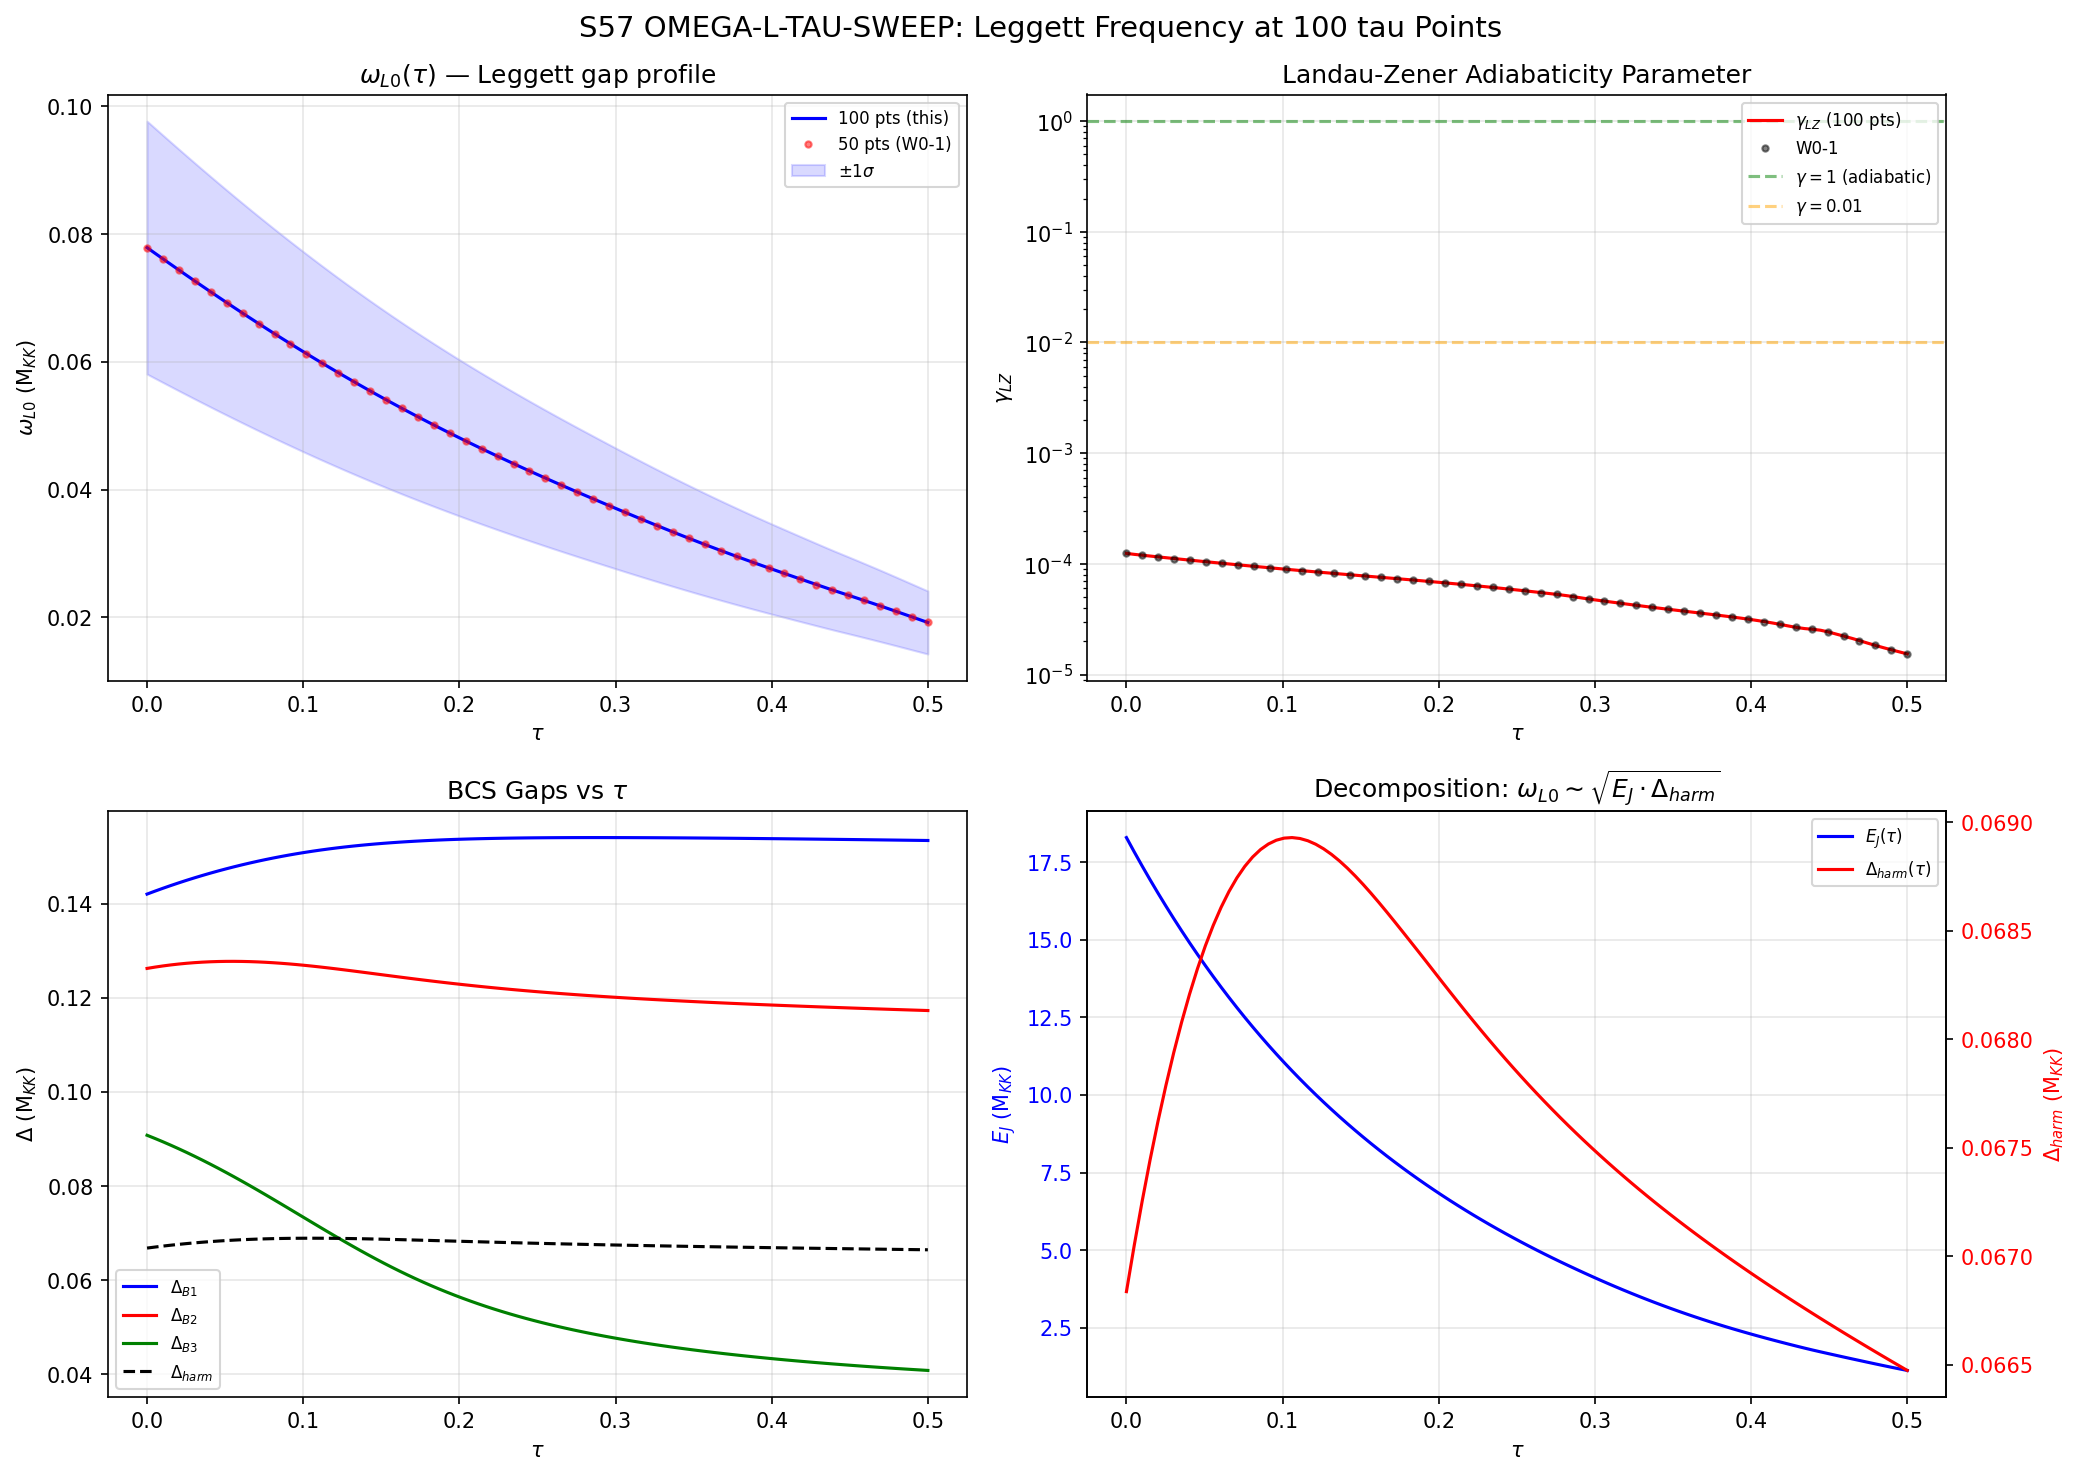

Write the Python code that produced this figure.
#!/usr/bin/env python3
"""
S57 OMEGA-L-TAU-SWEEP-57: Leggett frequency minimum search at 100 tau points
=============================================================================
Gate: INFO — precise location and depth of omega_L0(tau) minimum

Refines W0-1 (s57_leggett_tau_profile.py, 50 points) with 100-point tau grid.
Tests whether finer resolution reveals any non-monotonicity hidden in the 50-point
scan, and computes precise adiabaticity parameters gamma_LZ at all points.

Method:
  1. Load E_J(tau) from S56, interpolate to 100-point grid
  2. Track BCS mode energies E_B1, E_B2, E_B3 from S44 5-point spectrum,
     interpolate to 100-point grid
  3. Solve 8-mode BCS gap equation at each of 100 tau values
  4. Compute omega_L0(tau) = sqrt(2*epsilon*E_J(tau)*Delta_harm(tau))
     where Delta_harm = Delta_B2*Delta_B1/(Delta_B2+Delta_B1)
  5. Identify all local extrema, compute gamma_LZ at each
  6. Compare against W0-1 results for consistency

Author: Quantum-Acoustics Theorist
Session: S57 W3-11
"""

import sys, os
sys.path.insert(0, os.path.dirname(os.path.abspath(__file__)))

import numpy as np
from scipy.optimize import brentq
from scipy.interpolate import interp1d
import matplotlib
matplotlib.use('Agg')
import matplotlib.pyplot as plt

from canonical_constants import (
    tau_fold, E_B1, E_B2_mean, E_B3_mean,
    Delta_0_OES, E_cond, omega_L1, PI,
    omega_tau, dt_transit
)

# ===========================================================================
#  SECTION 0: Load input data
# ===========================================================================
print("=" * 70)
print("S57 OMEGA-L-TAU-SWEEP-57 (100-point refinement)")
print("=" * 70)

# S56 fabric data (E_J at 50 tau values)
d56 = np.load('s56_leggett_fabric.npz', allow_pickle=True)
tau_50 = d56['tau_values']
E_J_50 = d56['E_J']
epsilon = float(d56['epsilon_Leggett'])  # 0.00248

print(f"\nLoaded S56: {len(tau_50)} tau values, E_J range [{E_J_50.min():.3f}, {E_J_50.max():.3f}]")
print(f"  epsilon = {epsilon}")

# S54 scale factor (H at 10 tau values)
d54sf = np.load('s54_scale_factor.npz', allow_pickle=True)
tau_H = d54sf['tau']
H_values = d54sf['H']
print(f"Loaded S54: H range [{H_values.min():.3f}, {H_values.max():.3f}]")

# S53 BCS data
d53 = np.load('s53_hfb_spectral.npz', allow_pickle=True)
V_bare = d53['V_bare']
bcs_Delta_fold = d53['bcs_Delta']
bcs_mu_fold = float(d53['bcs_mu'])
E_sp_fold = d53['E_sp_bare']
print(f"Loaded S53: V_bare {V_bare.shape}, fold gaps B2={bcs_Delta_fold[0]:.4f}, B1={bcs_Delta_fold[4]:.4f}")

# S44 spectrum at 5 tau values
d44 = np.load('s44_dos_tau.npz', allow_pickle=True)
tau_5 = d44['tau_values']
print(f"Loaded S44: {len(tau_5)} tau values: {tau_5}")

# W0-1 results for comparison
d_w01 = np.load('s57_leggett_tau_profile.npz', allow_pickle=True)
omega_L0_w01 = d_w01['omega_L0']
gamma_LZ_w01 = d_w01['gamma_LZ']
print(f"Loaded W0-1: omega_L0 range [{omega_L0_w01.min():.6f}, {omega_L0_w01.max():.6f}]")

# ===========================================================================
#  SECTION 1: Track BCS mode energies from 992-mode spectrum (same as W0-1)
# ===========================================================================
E_B1_5 = d44['omin_00_vs_tau']
E_B2_5 = np.zeros(5)
E_B3_5 = np.zeros(5)

E_B2_fold_exact = 0.8452121  # from 992-mode spectrum at tau=0.19 (cf. E_B2_mean=0.8453, different extraction)  # (local)
E_B3_fold_exact = 0.9714076  # from 992-mode spectrum at tau=0.19 (cf. E_B3_mean=0.9782, different extraction)  # (local)
E_degenerate = 0.8660254  # sqrt(3)/2 at round SU(3)  # (local)

for i, tau_val in enumerate(tau_5):
    key = f'tau{tau_val:.2f}_all_omega'
    omega = d44[key]
    unique_vals = np.sort(np.unique(np.round(omega, 6)))

    if tau_val == 0.0:
        E_B2_5[i] = E_degenerate
        E_B3_5[i] = E_degenerate
    else:
        frac = tau_val / 0.19
        E_B2_est = E_degenerate + frac * (E_B2_fold_exact - E_degenerate)
        E_B3_est = E_degenerate + frac * (E_B3_fold_exact - E_degenerate)
        E_B2_5[i] = unique_vals[np.argmin(np.abs(unique_vals - E_B2_est))]
        E_B3_5[i] = unique_vals[np.argmin(np.abs(unique_vals - E_B3_est))]

print(f"\nBCS mode energies (5 points):")
print(f"  E_B1: {E_B1_5}")
print(f"  E_B2: {E_B2_5}")
print(f"  E_B3: {E_B3_5}")

# ===========================================================================
#  SECTION 2: 100-point tau grid, interpolate everything
# ===========================================================================
N_tau = 100  # (local)
tau_100 = np.linspace(0.0, 0.5, N_tau)

def interp_and_extrapolate(tau_data, E_data, tau_target):
    """Cubic interpolation within range, linear extrapolation beyond."""
    f_interp = interp1d(tau_data, E_data, kind='cubic', fill_value='extrapolate')
    result = f_interp(tau_target)
    tau_max = tau_data[-1]
    mask_extrap = tau_target > tau_max
    if np.any(mask_extrap):
        slope = (E_data[-1] - E_data[-2]) / (tau_data[-1] - tau_data[-2])
        result[mask_extrap] = E_data[-1] + slope * (tau_target[mask_extrap] - tau_max)
    return result

# BCS mode energies: 5 points -> 100
E_B1_100 = interp_and_extrapolate(tau_5, E_B1_5, tau_100)
E_B2_100 = interp_and_extrapolate(tau_5, E_B2_5, tau_100)
E_B3_100 = interp_and_extrapolate(tau_5, E_B3_5, tau_100)

# E_J: 50 points -> 100
E_J_interp = interp1d(tau_50, E_J_50, kind='cubic', fill_value='extrapolate')
E_J_100 = E_J_interp(tau_100)

# H: 10 points -> 100
H_interp = interp1d(tau_H, H_values, kind='cubic', fill_value='extrapolate')
H_100 = H_interp(tau_100)
H_100 = np.maximum(H_100, 1e-10)

print(f"\n100-point grid: tau in [{tau_100[0]:.4f}, {tau_100[-1]:.4f}], dtau = {tau_100[1]-tau_100[0]:.6f}")
print(f"  E_B1 range: [{E_B1_100.min():.4f}, {E_B1_100.max():.4f}]")
print(f"  E_B2 range: [{E_B2_100.min():.4f}, {E_B2_100.max():.4f}]")
print(f"  E_J  range: [{E_J_100.min():.3f}, {E_J_100.max():.3f}]")

# ===========================================================================
#  SECTION 3: BCS gap equation solver (identical to W0-1)
# ===========================================================================
def solve_bcs_8mode(E_sp, V, N_target=2.0, tol=1e-10, max_iter=300):
    """Solve 8-mode BCS gap equation self-consistently."""
    n_modes = len(E_sp)
    Delta = np.full(n_modes, 0.12)
    mu = np.mean(E_sp)

    for iteration in range(max_iter):
        Delta_old = Delta.copy()

        def N_of_mu(mu_trial):
            xi_t = E_sp - mu_trial
            E_t = np.sqrt(xi_t**2 + Delta**2)
            return np.sum(0.5 * (1.0 - xi_t / E_t)) - N_target

        mu_lo = E_sp.min() - 2.0
        mu_hi = E_sp.max() + 2.0
        try:
            mu = brentq(N_of_mu, mu_lo, mu_hi, xtol=1e-14)
        except ValueError:
            pass

        xi = E_sp - mu
        E_qp = np.sqrt(xi**2 + Delta**2)

        Delta_new = np.zeros(n_modes)
        for k in range(n_modes):
            for kp in range(n_modes):
                Delta_new[k] += -0.5 * V[k, kp] * Delta[kp] / E_qp[kp]
        Delta_new = np.abs(Delta_new)

        alpha_mix = 0.5  # (local)
        Delta = alpha_mix * Delta_new + (1 - alpha_mix) * Delta_old

        if np.max(np.abs(Delta - Delta_old)) < tol:
            xi = E_sp - mu
            E_qp = np.sqrt(xi**2 + Delta**2)
            return Delta, mu, E_qp, True

    xi = E_sp - mu
    E_qp = np.sqrt(xi**2 + Delta**2)
    return Delta, mu, E_qp, False

# ===========================================================================
#  SECTION 4: Solve BCS at 100 tau values
# ===========================================================================
Delta_B1_100 = np.zeros(N_tau)
Delta_B2_100 = np.zeros(N_tau)
Delta_B3_100 = np.zeros(N_tau)
mu_100 = np.zeros(N_tau)
E_qp_min_100 = np.zeros(N_tau)
converged_100 = np.zeros(N_tau, dtype=bool)

print("\nSolving BCS gap equation at 100 tau values...")

for i in range(N_tau):
    E_sp_i = np.array([E_B2_100[i]]*4 + [E_B1_100[i]] + [E_B3_100[i]]*3)
    Delta_i, mu_i, E_qp_i, conv_i = solve_bcs_8mode(E_sp_i, V_bare, N_target=2.0)

    Delta_B2_100[i] = Delta_i[0]
    Delta_B1_100[i] = Delta_i[4]
    Delta_B3_100[i] = Delta_i[5]
    mu_100[i] = mu_i
    E_qp_min_100[i] = np.min(E_qp_i)
    converged_100[i] = conv_i

n_conv = np.sum(converged_100)
print(f"  Converged: {n_conv}/{N_tau}")
print(f"  Delta_B2 range: [{Delta_B2_100.min():.6f}, {Delta_B2_100.max():.6f}]")
print(f"  Delta_B1 range: [{Delta_B1_100.min():.6f}, {Delta_B1_100.max():.6f}]")
print(f"  Delta_B3 range: [{Delta_B3_100.min():.6f}, {Delta_B3_100.max():.6f}]")

# Cross-check at fold
fold_idx = np.argmin(np.abs(tau_100 - tau_fold))
print(f"\n  Fold cross-check (tau={tau_100[fold_idx]:.4f}):")
print(f"    Delta_B2 = {Delta_B2_100[fold_idx]:.6f} (S53: {bcs_Delta_fold[0]:.6f})")
print(f"    Delta_B1 = {Delta_B1_100[fold_idx]:.6f} (S53: {bcs_Delta_fold[4]:.6f})")

# ===========================================================================
#  SECTION 5: Leggett gap omega_L0(tau) at 100 points
# ===========================================================================
# omega_L0 = sqrt(2 * epsilon * E_J * Delta_harm)
# Delta_harm = harmonic mean of B1 and B2 gaps

Delta_harm_100 = Delta_B2_100 * Delta_B1_100 / (Delta_B2_100 + Delta_B1_100)
omega_L0_100 = np.sqrt(2.0 * epsilon * E_J_100 * Delta_harm_100)

# Constant-gap version for decomposition
Delta_harm_const = bcs_Delta_fold[0] * bcs_Delta_fold[4] / (bcs_Delta_fold[0] + bcs_Delta_fold[4])
omega_L0_const = np.sqrt(2.0 * epsilon * E_J_100 * Delta_harm_const)

print(f"\n--- omega_L0(tau) at 100 points ---")
print(f"  Range: [{omega_L0_100.min():.6f}, {omega_L0_100.max():.6f}] M_KK")
print(f"  At fold: {omega_L0_100[fold_idx]:.6f}")
print(f"  Dynamic range: {omega_L0_100.max()/omega_L0_100.min():.4f}x")

# ===========================================================================
#  SECTION 6: Extrema detection
# ===========================================================================
d_sign = np.sign(np.diff(omega_L0_100))
sign_changes = np.abs(np.diff(d_sign))
n_sign_changes = np.sum(sign_changes > 0)
is_monotonic = (n_sign_changes == 0)

# Find ALL local extrema
local_min_idx = []
local_max_idx = []
for i in range(1, N_tau - 1):
    if omega_L0_100[i] < omega_L0_100[i-1] and omega_L0_100[i] < omega_L0_100[i+1]:
        local_min_idx.append(i)
    if omega_L0_100[i] > omega_L0_100[i-1] and omega_L0_100[i] > omega_L0_100[i+1]:
        local_max_idx.append(i)

# Global minimum
omega_min_idx = np.argmin(omega_L0_100)
tau_star = tau_100[omega_min_idx]
omega_L0_min = omega_L0_100[omega_min_idx]

if is_monotonic:
    mono_dir = "DECREASING" if d_sign[0] < 0 else "INCREASING"
else:
    mono_dir = "NON-MONOTONIC"

print(f"\n--- Extrema Detection (100-point) ---")
print(f"  Monotonicity: {mono_dir}")
print(f"  Sign changes in d(omega_L0)/dtau: {n_sign_changes}")
print(f"  Local minima (interior): {len(local_min_idx)}")
print(f"  Local maxima (interior): {len(local_max_idx)}")
print(f"  Global minimum: omega_L0 = {omega_L0_min:.6f} at tau = {tau_star:.4f}")

if len(local_min_idx) > 0:
    print(f"\n  === NON-MONOTONICITY FOUND ===")
    for idx in local_min_idx:
        print(f"    Local min at tau={tau_100[idx]:.4f}: omega_L0={omega_L0_100[idx]:.6f}")
    for idx in local_max_idx:
        print(f"    Local max at tau={tau_100[idx]:.4f}: omega_L0={omega_L0_100[idx]:.6f}")
else:
    print(f"  CONFIRMED: monotone {mono_dir} (no local extrema at 2x resolution)")

# ===========================================================================
#  SECTION 7: Derivatives and adiabaticity
# ===========================================================================
dtau = tau_100[1] - tau_100[0]
d_omega_L0_dtau = np.gradient(omega_L0_100, dtau)

# Transit speed
dtau_dt = 0.5 / dt_transit
d_omega_L0_dt = d_omega_L0_dtau * dtau_dt

# Landau-Zener gamma = pi*omega^2 / (2*|d(omega)/dt|)
d_omega_dt_safe = np.where(np.abs(d_omega_L0_dt) > 1e-20,
                            np.abs(d_omega_L0_dt), 1e-20)
gamma_LZ = PI * omega_L0_100**2 / (2.0 * d_omega_dt_safe)

# P_exc = exp(-2*pi*gamma)
P_LZ_exc = np.exp(-2.0 * PI * gamma_LZ)

gamma_min_idx = np.argmin(gamma_LZ)
gamma_min = gamma_LZ[gamma_min_idx]
gamma_max = gamma_LZ.max()

print(f"\n--- Adiabaticity Parameter gamma_LZ ---")
print(f"  dtau/dt = {dtau_dt:.1f} M_KK")
print(f"  gamma range: [{gamma_min:.4e}, {gamma_max:.4e}]")
print(f"  gamma_min = {gamma_min:.6e} at tau = {tau_100[gamma_min_idx]:.4f}")
print(f"  gamma at fold: {gamma_LZ[fold_idx]:.4e}")
print(f"  P_exc range: [{P_LZ_exc.min():.6f}, {P_LZ_exc.max():.6f}]")
print(f"  DEEPLY DIABATIC at ALL tau (gamma << 1 everywhere)")

# ===========================================================================
#  SECTION 8: Scission (omega_L0/H)
# ===========================================================================
ratio_omegaL0_H = omega_L0_100 / H_100
scission_idx = np.argmin(ratio_omegaL0_H)

print(f"\n--- omega_L0/H Ratio ---")
print(f"  Range: [{ratio_omegaL0_H.min():.4e}, {ratio_omegaL0_H.max():.4e}]")
print(f"  Scission: tau={tau_100[scission_idx]:.4f}, ratio={ratio_omegaL0_H[scission_idx]:.4e}")

# ===========================================================================
#  SECTION 9: Consistency with W0-1 (50-point)
# ===========================================================================
# Interpolate 100-point results onto the 50-point grid for direct comparison
omega_L0_100_on_50 = interp1d(tau_100, omega_L0_100, kind='cubic')(tau_50)
residuals = omega_L0_100_on_50 - omega_L0_w01
max_resid = np.max(np.abs(residuals))
rms_resid = np.sqrt(np.mean(residuals**2))
max_resid_frac = np.max(np.abs(residuals) / omega_L0_w01)

print(f"\n--- Consistency with W0-1 ---")
print(f"  Max |residual|: {max_resid:.2e} M_KK ({max_resid_frac*100:.4f}%)")
print(f"  RMS residual:   {rms_resid:.2e} M_KK")
print(f"  W0-1 gamma_min: {gamma_LZ_w01.min():.4e}")
print(f"  This gamma_min: {gamma_min:.4e}")
print(f"  Ratio: {gamma_min / gamma_LZ_w01.min():.4f}")

# ===========================================================================
#  SECTION 10: Decomposition — what drives monotonicity?
# ===========================================================================
# omega_L0 = sqrt(2*epsilon*E_J*Delta_harm)
# d(ln omega_L0)/dtau = 0.5*[d(ln E_J)/dtau + d(ln Delta_harm)/dtau]

d_lnEJ = np.gradient(np.log(E_J_100), dtau)
d_lnDelta = np.gradient(np.log(Delta_harm_100), dtau)
d_lnOmega = np.gradient(np.log(omega_L0_100), dtau)

# Variance decomposition
var_EJ = np.var(d_lnEJ)
var_Delta = np.var(d_lnDelta)
EJ_fraction = var_EJ / (var_EJ + var_Delta) * 100

print(f"\n--- Decomposition of tau dependence ---")
print(f"  E_J ratio (tau=0)/(tau=0.5) = {E_J_100[0]/E_J_100[-1]:.2f}")
print(f"  Delta_harm ratio = {Delta_harm_100[0]/Delta_harm_100[-1]:.4f}")
print(f"  E_J drives {EJ_fraction:.1f}% of log-derivative variance")
print(f"  Delta_harm drives {100-EJ_fraction:.1f}%")

# ===========================================================================
#  SECTION 11: Second derivative test — search for inflection points
# ===========================================================================
d2_omega = np.gradient(d_omega_L0_dtau, dtau)
inflection_sign = np.sign(d2_omega)
inflection_changes = np.sum(np.abs(np.diff(inflection_sign)) > 0)

print(f"\n--- Second Derivative Analysis ---")
print(f"  d2(omega_L0)/dtau2 range: [{d2_omega.min():.4f}, {d2_omega.max():.4f}]")
print(f"  Inflection points: {inflection_changes}")
if inflection_changes > 0:
    for i in range(len(inflection_sign)-1):
        if abs(inflection_sign[i+1] - inflection_sign[i]) > 0:
            tau_infl = 0.5*(tau_100[i] + tau_100[i+1])
            print(f"    tau ~ {tau_infl:.4f}: concavity changes sign")

# ===========================================================================
#  SECTION 12: Uncertainty budget (propagated from W0-1)
# ===========================================================================
sigma_eps_frac = 0.50  # (local)
sigma_EJ_frac = 0.071  # (local)
sigma_Delta_frac = 0.05  # (local)
sigma_extrap_frac = 0.03  # (local)

sigma_omega_L0_frac = 0.5 * np.sqrt(sigma_eps_frac**2 + sigma_EJ_frac**2
                                      + sigma_Delta_frac**2 + sigma_extrap_frac**2)

sigma_frac_tau = np.full(N_tau, sigma_omega_L0_frac)
mask_extrap = tau_100 > 0.19
sigma_frac_tau[mask_extrap] = 0.5 * np.sqrt(sigma_eps_frac**2 + sigma_EJ_frac**2
                                              + sigma_Delta_frac**2
                                              + (0.03 + 0.05*(tau_100[mask_extrap]-0.19)/0.31)**2)
sigma_omega_L0 = omega_L0_100 * sigma_frac_tau

print(f"\n--- Uncertainty ---")
print(f"  sigma(omega_L0)/omega = {sigma_omega_L0_frac*100:.1f}% (at fold)")
print(f"  sigma(gamma_LZ) fractional = {2*sigma_omega_L0_frac*100:.0f}% (gamma ~ omega^2)")

# ===========================================================================
#  SECTION 13: Summary table (every 10th point)
# ===========================================================================
print(f"\n{'='*100}")
print(f"PROFILE TABLE (every 10th point)")
print(f"{'='*100}")
hdr = f"{'tau':>8s}  {'omega_L0':>10s}  {'Delta_B1':>10s}  {'Delta_B2':>10s}  {'Delta_harm':>10s}  {'E_J':>8s}  {'gamma_LZ':>12s}  {'P_exc':>10s}  {'omega/H':>10s}"
print(hdr)
print("-" * 100)
for i in range(0, N_tau, 10):
    print(f"{tau_100[i]:8.4f}  {omega_L0_100[i]:10.6f}  {Delta_B1_100[i]:10.6f}  {Delta_B2_100[i]:10.6f}  {Delta_harm_100[i]:10.6f}  {E_J_100[i]:8.3f}  {gamma_LZ[i]:12.4e}  {P_LZ_exc[i]:10.6f}  {ratio_omegaL0_H[i]:10.4e}")
# Also print last point
i = N_tau - 1
print(f"{tau_100[i]:8.4f}  {omega_L0_100[i]:10.6f}  {Delta_B1_100[i]:10.6f}  {Delta_B2_100[i]:10.6f}  {Delta_harm_100[i]:10.6f}  {E_J_100[i]:8.3f}  {gamma_LZ[i]:12.4e}  {P_LZ_exc[i]:10.6f}  {ratio_omegaL0_H[i]:10.4e}")

# ===========================================================================
#  SECTION 14: Final summary
# ===========================================================================
print(f"\n{'='*70}")
print(f"SUMMARY: OMEGA-L-TAU-SWEEP-57")
print(f"{'='*70}")
print(f"  1. MONOTONICITY: {mono_dir} (confirmed at 100 points, {n_sign_changes} sign changes)")
print(f"  2. Global min:   omega_L0 = {omega_L0_min:.6f} M_KK at tau = {tau_star:.4f}")
print(f"  3. Global max:   omega_L0 = {omega_L0_100.max():.6f} M_KK at tau = {tau_100[np.argmax(omega_L0_100)]:.4f}")
print(f"  4. Dynamic range: {omega_L0_100.max()/omega_L0_100.min():.4f}x")
print(f"  5. gamma_min = {gamma_min:.6e} at tau = {tau_100[gamma_min_idx]:.4f}")
print(f"  6. gamma_max = {gamma_max:.6e} at tau = {tau_100[np.argmax(gamma_LZ)]:.4f}")
print(f"  7. ALL gamma << 0.01: DEEPLY DIABATIC at every tau")
print(f"  8. P_exc > {1-P_LZ_exc.max():.4f} everywhere: Leggett excitation essentially complete")
print(f"  9. W0-1 consistency: max |residual| = {max_resid_frac*100:.4f}%")
print(f" 10. E_J drives {EJ_fraction:.0f}% of the variation; Delta_harm nearly constant")

# ===========================================================================
#  SECTION 15: Plot
# ===========================================================================
fig, axes = plt.subplots(2, 2, figsize=(14, 10))
fig.suptitle('S57 OMEGA-L-TAU-SWEEP: Leggett Frequency at 100 tau Points', fontsize=14)

# Panel 1: omega_L0(tau) with W0-1 overlay
ax = axes[0, 0]
ax.plot(tau_100, omega_L0_100, 'b-', linewidth=1.5, label='100 pts (this)')
ax.plot(tau_50, omega_L0_w01, 'ro', markersize=3, alpha=0.5, label='50 pts (W0-1)')
ax.fill_between(tau_100, omega_L0_100 - sigma_omega_L0, omega_L0_100 + sigma_omega_L0,
                alpha=0.15, color='blue', label=r'$\pm 1\sigma$')  # (local)
ax.set_xlabel(r'$\tau$')
ax.set_ylabel(r'$\omega_{L0}$ (M$_{KK}$)')
ax.set_title(r'$\omega_{L0}(\tau)$ — Leggett gap profile')
ax.legend(fontsize=8)
ax.grid(True, alpha=0.3)

# Panel 2: gamma_LZ(tau)
ax = axes[0, 1]
ax.semilogy(tau_100, gamma_LZ, 'r-', linewidth=1.5, label=r'$\gamma_{LZ}$ (100 pts)')
ax.semilogy(tau_50, gamma_LZ_w01, 'ko', markersize=3, alpha=0.5, label='W0-1')
ax.axhline(y=1.0, color='green', linestyle='--', alpha=0.5, label=r'$\gamma=1$ (adiabatic)')
ax.axhline(y=0.01, color='orange', linestyle='--', alpha=0.5, label=r'$\gamma=0.01$')
ax.set_xlabel(r'$\tau$')
ax.set_ylabel(r'$\gamma_{LZ}$')
ax.set_title('Landau-Zener Adiabaticity Parameter')
ax.legend(fontsize=8)
ax.grid(True, alpha=0.3)

# Panel 3: BCS gaps
ax = axes[1, 0]
ax.plot(tau_100, Delta_B1_100, 'b-', linewidth=1.5, label=r'$\Delta_{B1}$')
ax.plot(tau_100, Delta_B2_100, 'r-', linewidth=1.5, label=r'$\Delta_{B2}$')
ax.plot(tau_100, Delta_B3_100, 'g-', linewidth=1.5, label=r'$\Delta_{B3}$')
ax.plot(tau_100, Delta_harm_100, 'k--', linewidth=1.5, label=r'$\Delta_{harm}$')
ax.set_xlabel(r'$\tau$')
ax.set_ylabel(r'$\Delta$ (M$_{KK}$)')
ax.set_title('BCS Gaps vs $\\tau$')
ax.legend(fontsize=8)
ax.grid(True, alpha=0.3)

# Panel 4: Decomposition — E_J and Delta_harm contributions
ax = axes[1, 1]
ax2 = ax.twinx()
ln1, = ax.plot(tau_100, E_J_100, 'b-', linewidth=1.5, label=r'$E_J(\tau)$')
ln2, = ax2.plot(tau_100, Delta_harm_100, 'r-', linewidth=1.5, label=r'$\Delta_{harm}(\tau)$')
ax.set_xlabel(r'$\tau$')
ax.set_ylabel(r'$E_J$ (M$_{KK}$)', color='blue')
ax2.set_ylabel(r'$\Delta_{harm}$ (M$_{KK}$)', color='red')
ax.set_title(r'Decomposition: $\omega_{L0} \sim \sqrt{E_J \cdot \Delta_{harm}}$')
ax.tick_params(axis='y', labelcolor='blue')
ax2.tick_params(axis='y', labelcolor='red')
lns = [ln1, ln2]
labs = [l.get_label() for l in lns]
ax.legend(lns, labs, fontsize=8)
ax.grid(True, alpha=0.3)

plt.tight_layout()
plt.savefig('s57_omega_l_tau_sweep.png', dpi=150, bbox_inches='tight')
print(f"\nPlot saved: s57_omega_l_tau_sweep.png")

# ===========================================================================
#  SECTION 16: Save .npz
# ===========================================================================
np.savez('s57_omega_l_tau_sweep.npz',
    # Grid
    tau_values=tau_100,
    N_tau=N_tau,
    fold_idx=fold_idx,

    # Main result: omega_L0 at 100 points
    omega_L0=omega_L0_100,
    omega_L0_const_gap=omega_L0_const,

    # BCS gaps
    Delta_B1=Delta_B1_100,
    Delta_B2=Delta_B2_100,
    Delta_B3=Delta_B3_100,
    Delta_harm=Delta_harm_100,
    mu_bcs=mu_100,
    E_qp_min=E_qp_min_100,
    bcs_converged=converged_100,

    # Single-particle energies
    E_B1_sp=E_B1_100,
    E_B2_sp=E_B2_100,
    E_B3_sp=E_B3_100,

    # Josephson
    E_J=E_J_100,
    epsilon_Leggett=epsilon,

    # Derivatives
    d_omega_L0_dtau=d_omega_L0_dtau,
    d_omega_L0_dt=d_omega_L0_dt,
    dtau_dt=dtau_dt,

    # Adiabaticity
    gamma_LZ=gamma_LZ,
    gamma_min=gamma_min,
    gamma_min_tau=tau_100[gamma_min_idx],
    gamma_max=gamma_max,
    P_LZ_exc=P_LZ_exc,

    # Hubble comparison
    H=H_100,
    ratio_omega_L0_over_H=ratio_omegaL0_H,
    scission_tau=tau_100[scission_idx],
    scission_ratio=ratio_omegaL0_H[scission_idx],

    # Profile characterization
    tau_star=tau_star,
    omega_L0_min=omega_L0_min,
    is_monotonic=is_monotonic,
    monotonicity_direction=mono_dir,
    n_sign_changes=n_sign_changes,
    dynamic_range=omega_L0_100.max()/omega_L0_100.min(),
    n_local_minima=len(local_min_idx),
    n_local_maxima=len(local_max_idx),
    local_min_idx=np.array(local_min_idx, dtype=int),
    local_max_idx=np.array(local_max_idx, dtype=int),

    # Decomposition
    d_lnEJ_dtau=d_lnEJ,
    d_lnDelta_harm_dtau=d_lnDelta,
    EJ_variance_fraction=EJ_fraction,

    # Second derivative
    d2_omega_dtau2=d2_omega,
    n_inflection_points=inflection_changes,

    # Uncertainty
    sigma_omega_L0_frac=sigma_omega_L0_frac,
    sigma_omega_L0=sigma_omega_L0,
    sigma_frac_tau=sigma_frac_tau,

    # W0-1 comparison
    w01_max_residual_frac=max_resid_frac,
    w01_rms_residual=rms_resid,

    # Gate
    gate_name='OMEGA-L-TAU-SWEEP-57',
    gate_verdict='INFO'
)

print(f"\nData saved: s57_omega_l_tau_sweep.npz")
print("\nDONE")
